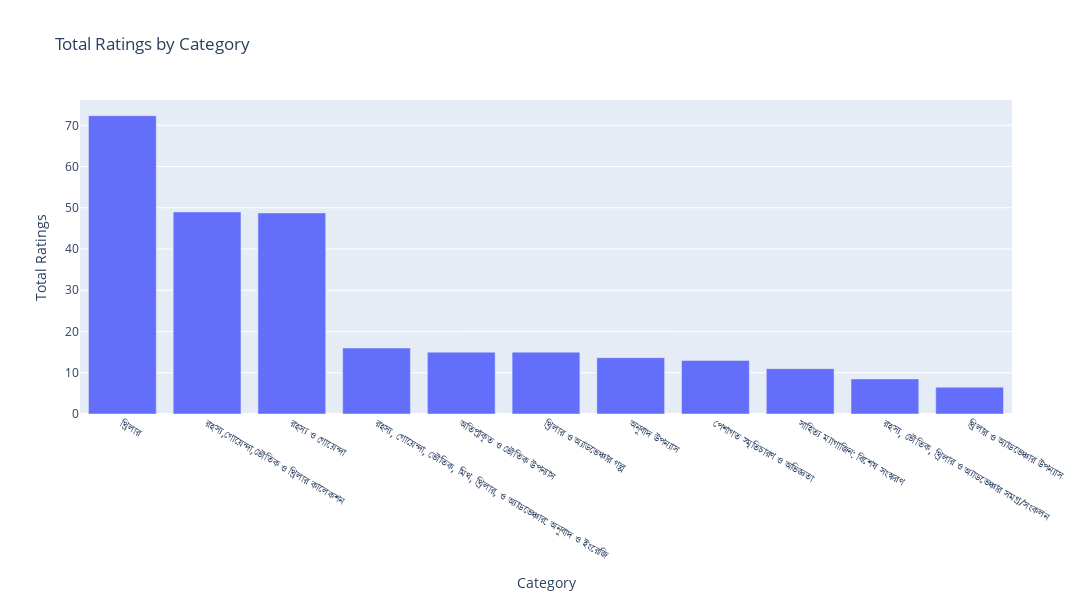

Notebook cell for this chart:
### Code cell
top_rated_author = df.loc[df['Total Ratings'].idxmax(), 'Author']
author_stats_ratings = df[df['Author'] == top_rated_author]

avg_ratings_by_category = author_stats_ratings.groupby('Category')['Total Ratings'].mean().reset_index()
highest_avg_ratings_by_category = avg_ratings_by_category.sort_values(by='Total Ratings', ascending=False)

# Plotting using Plotly
fig = px.bar(highest_avg_ratings_by_category, x='Category', y='Total Ratings',
             title='Total Ratings by Category',
             labels={'Category': 'Category', 'Total Ratings': 'Total Ratings'})

# Adjust the figure size
fig.update_layout(
    width=1300,  # Set the width of the figure
    height=600   # Set the height of the figure
)
fig.show()

### Figure 1 — Plotly figure (JSON) as saved in the notebook; plotly's stock layout.template omitted (floating-point values rounded to 4 significant figures)
{"data": [{"alignmentgroup": "True", "hovertemplate": "Category=%{x}<br>Total Ratings=%{y}<extra></extra>", "legendgroup": "", "marker": {"color": "#636efa", "pattern": {"shape": ""}}, "name": "", "offsetgroup": "", "orientation": "v", "showlegend": false, "textposition": "auto", "type": "bar", "x": ["থ্রিলার", "রহস্য,গোয়েন্দা,ভৌতিক ও থ্রিলার কালেকশন", "রহস্য ও গোয়েন্দা", "রহস্য, গোয়েন্দা, ভৌতিক, মিথ, থ্রিলার, ও অ্যাডভেঞ্চার: অনুবাদ ও ইংরেজি", "অতিপ্রাকৃত ও ভৌতিক উপন্যাস", "থ্রিলার ও অ্যাডভেঞ্চার গল্প", "অনুবাদ উপন্যাস", "পেশাগত স্মৃতিচারণ ও অভিজ্ঞতা", "সাহিত্য ম্যাগাজিন: বিশেষ সংস্করণ", "রহস্য, ভৌতিক, থ্রিলার ও অ্যাডভেঞ্চার সমগ্র/সংকলন", "থ্রিলার ও অ্যাডভেঞ্চার উপন্যাস"], "xaxis": "x", "y": [72.33, 49, 48.75, 16, 15, 15, 13.67, 13, 11, 8.5, 6.5], "yaxis": "y"}], "layout": {"barmode": "relative", "height": 600, "legend": {"tracegroupgap": 0}, "title": {"text": "Total Ratings by Category"}, "width": 1300, "xaxis": {"anchor": "y", "domain": [0, 1], "title": {"text": "Category"}}, "yaxis": {"anchor": "x", "domain": [0, 1], "title": {"text": "Total Ratings"}}}}
